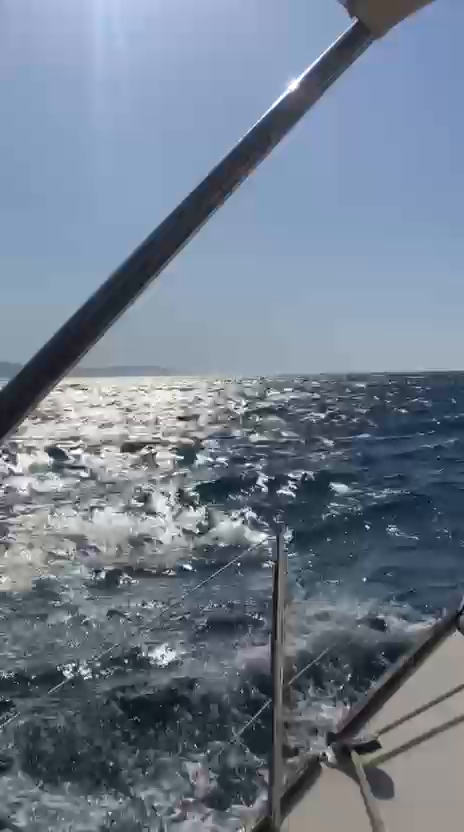
#> input picture frame 30 of opencv_video_temelleri/videos/ornek_video.mp4, 464 x 832 px, given in place of takip.mp4, which was not available
$ python farneback_hareket_analizi.py
#> lines starting #> are read from the running program, lines starting #| are printed output that depends on the picture; pictures that were not available may be replaced by others from this repository, and a replacement may not be noted
import cv2
import numpy as np

# Video karelerini en-boy oranını koruyarak küçültür
def resize_frame(frame, target_width=800):

    height, width = frame.shape[:2]

    # Görüntü zaten hedef genişlikten küçükse değiştirme
    if width <= target_width:
        return frame

    # Yeni genişliğe göre küçültme oranını hesapla
    scale_ratio = target_width / width

    # En-boy oranını koruyarak yeni yüksekliği hesapla
    target_height = int(height * scale_ratio)

    # INTER_AREA:
    # Görüntü küçültme işlemlerinde uygun interpolation yöntemidir
    return cv2.resize(
        frame,
        (target_width, target_height),
        interpolation=cv2.INTER_AREA
    )

capture = cv2.VideoCapture("videos/takip.mp4")

if not capture.isOpened():
    raise RuntimeError("video acilmadi")

# videonun ilk karesini oku
success, previous_frame = capture.read()
#> previous_frame is the input picture: shape (832, 464, 3); mean B, G, R 141.9, 126.1, 113.6

if not success:
    raise RuntimeError("ilk kare okunamadi")

# video resize
previous_frame = resize_frame(previous_frame, target_width=800)

# optical flow hesabı tek kanallı gri seviye görüntüler üzerinden yapılır
previous_gray = cv2.cvtColor(previous_frame, cv2.COLOR_BGR2GRAY)

# Optical flowu renkli göstermek için video karesiyle aynı boyutta boş hsv görüntüsü oluştur.
hsv = np.zeros_like(previous_frame)

# saturation kanalını maksimum yap,
# böylece farklı hareket yönkeri canlı renklerle gösterilir.
hsv[..., 1] = 255

while True:

    success, frame = capture.read()
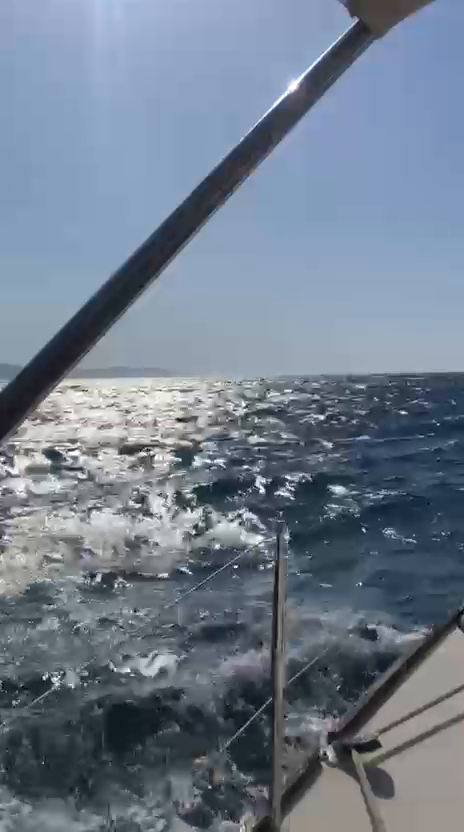
#> input picture frame 31 of opencv_video_temelleri/videos/ornek_video.mp4, 464 x 832 px, given in place of takip.mp4, which was not available
#> frame is the input picture: shape (832, 464, 3); mean B, G, R 140.7, 124.8, 112.1

    if not success: break

    # bütün kareleri ilk kare ile aynı ölçeğe getir
    frame = resize_frame(frame, target_width=800)

    # mevcut kareyi gri seviyeye dönüştür
    current_gray = cv2.cvtColor(frame, cv2.COLOR_BGR2GRAY)
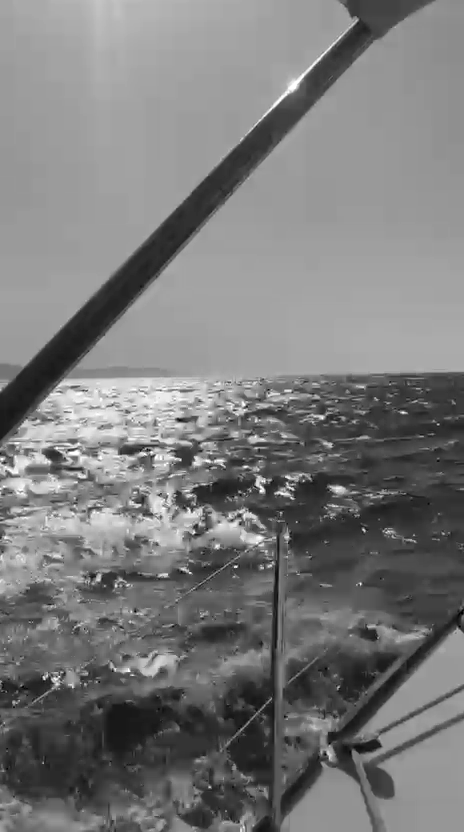
#> current_gray: shape (832, 464); min 0, max 255, mean 122.8

    # Optical flow farneback
    # pyr_scale: görüntü piramidinde her yeni seviye yarı boyuta indirgenir
    # winsize: hareket hesabında kullanılan komşuluk pencere boyutu
    # poly_n: piksel komşuluğunu modellemek için kullanılan alanın boyutu
    # poly_sigma: polinom yaklaşımı öncesinde gaussian yumuşatma miktarı
    # flags: ek bir farneback seçeneği kullanılmıyor
    flow = cv2.calcOpticalFlowFarneback(previous_gray, current_gray, None,
                                        pyr_scale=0.5, levels=3, winsize=15, iterations=3, poly_n=5, poly_sigma=1.2, flags=0)

    # x ve y hareket bileşenlerini büyüklük ve yön bilgisine dönüştürür.
    # magnitude: hareketin ne kadar güçlü olduğu
    # angle: hareketin hangi yçne doğru olduğu
    magnitude, angle = cv2.cartToPolar(flow[...,0], flow[...,1])
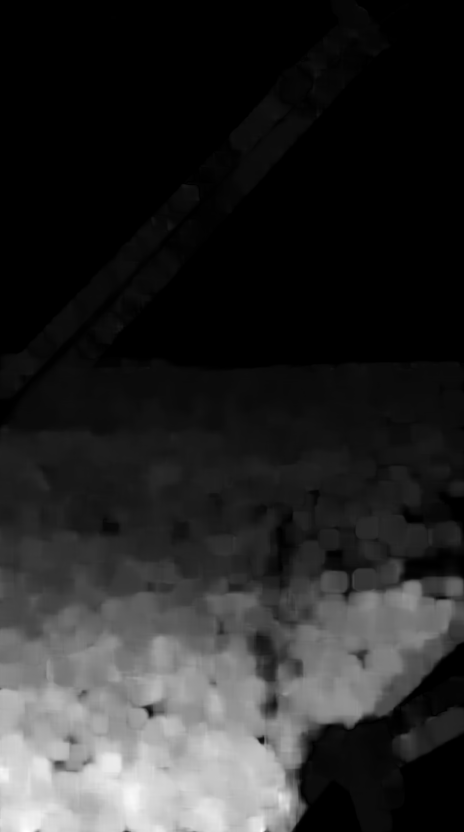
#> magnitude: shape (832, 464) float32; min 0, max 29.09, mean 4.7; drawn with min black and max white
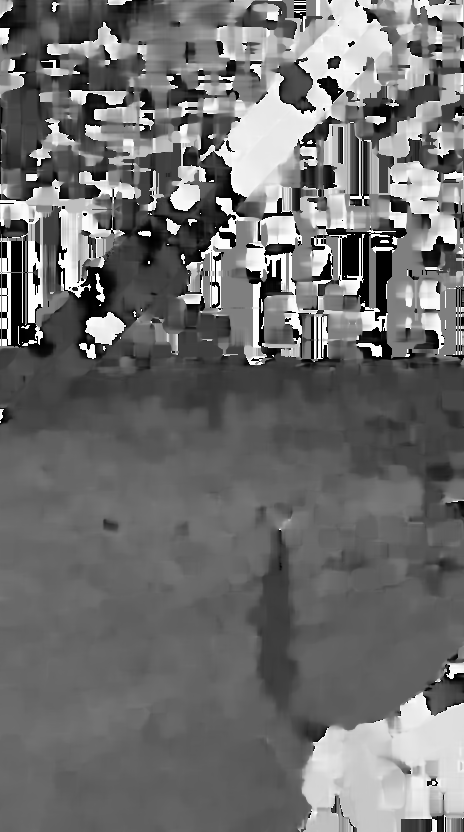
#> angle: shape (832, 464) float32; min 1.28e-10, max 6.28, mean 2.74; drawn with min black and max white

    # hareket yönünü hsv görüntüsünün Hue kanalında göster
    # opencv de hue değerleri 0-180 aralığında olduğu için açıya dönüştür
    hsv[..., 0] = angle * 180 / np.pi / 2
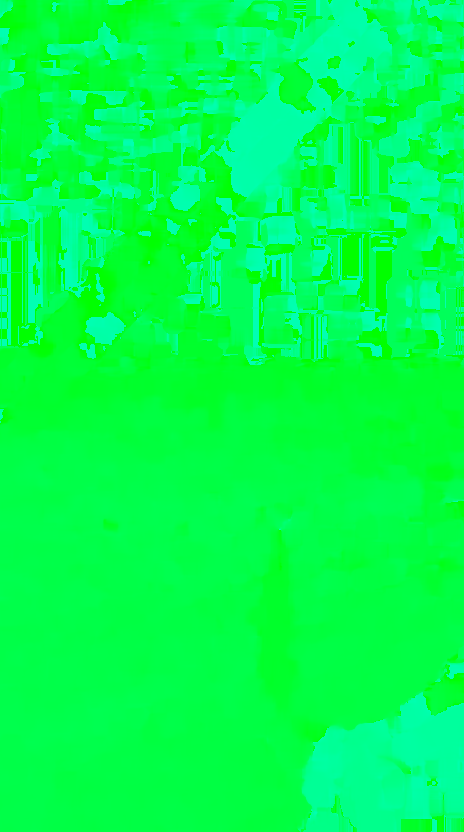
#> hsv: shape (832, 464, 3); mean of channels 0, 1, 2 78.1, 255, 0; drawn as B, G, R

    # hareket büyüklüğünü 0-255 aralığına normalize et
    hsv[..., 2] = cv2.normalize(magnitude, None, 0, 255, cv2.NORM_MINMAX)
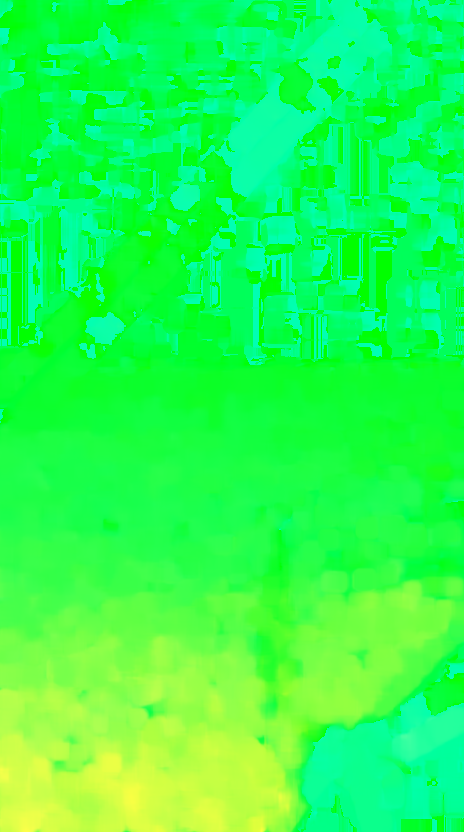
#> hsv: shape (832, 464, 3); mean of channels 0, 1, 2 78.1, 255, 40.8; drawn as B, G, R

    # HSV hareket görüntüsünü ekranda göstermek için BGR'a dönüştür
    flow_visualization = cv2.cvtColor(hsv, cv2.COLOR_HSV2BGR)
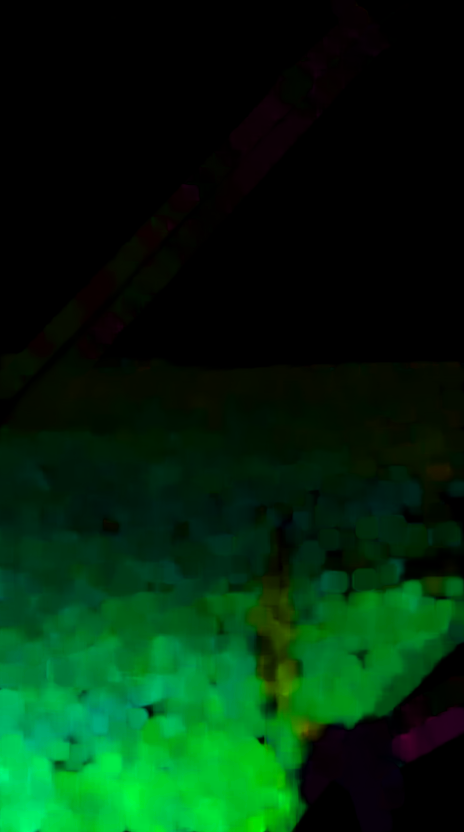
#> flow_visualization: shape (832, 464, 3); mean B, G, R 12.5, 40.1, 1.7

    cv2.imshow("orijinal video", frame)
    cv2.imshow("farneback optical flow", flow_visualization)

    previous_gray = current_gray.copy()

    if cv2.waitKey(25) & 0xFF == ord("q"):
#> (key q is pressed here)
        break

capture.release()
cv2.destroyAllWindows()

$ run again, starting later in the video
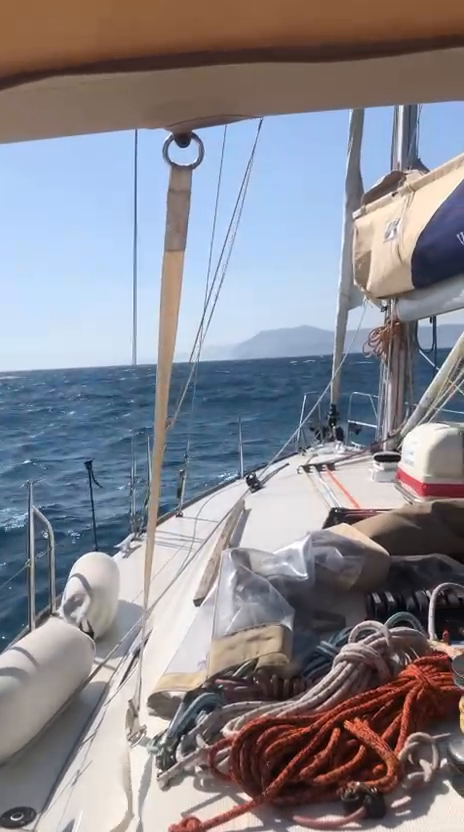
#> input picture frame 138 of opencv_video_temelleri/videos/ornek_video.mp4, 464 x 832 px, given in place of takip.mp4, which was not available
#> previous_frame is the input picture: shape (832, 464, 3); mean B, G, R 142.9, 134.9, 136.1
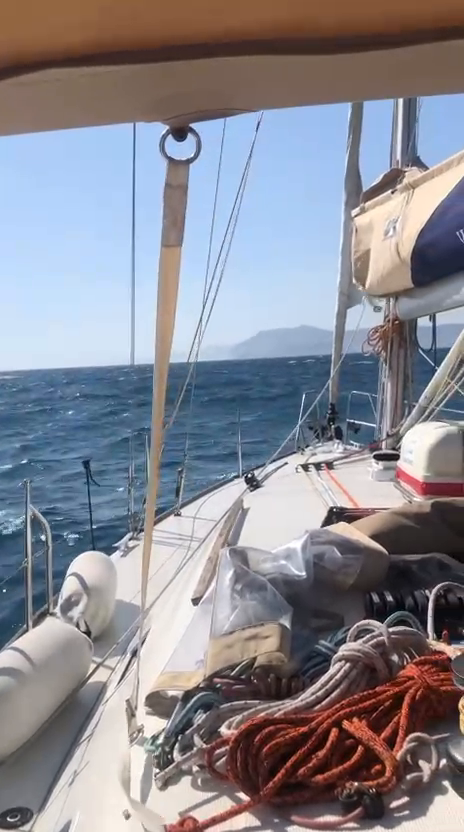
#> input picture frame 139 of opencv_video_temelleri/videos/ornek_video.mp4, 464 x 832 px, given in place of takip.mp4, which was not available
#> frame is the input picture: shape (832, 464, 3); mean B, G, R 144.7, 136, 136.8
#> `flow_visualization = cv2.cvtColor(hsv, cv2.COLOR_HSV2BGR)`:
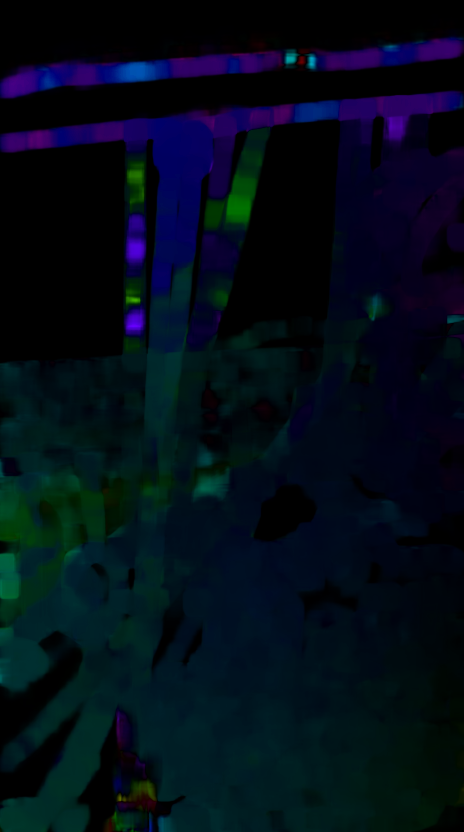
#> flow_visualization: shape (832, 464, 3); mean B, G, R 24.3, 12.7, 2.3

$ run again, starting later in the video
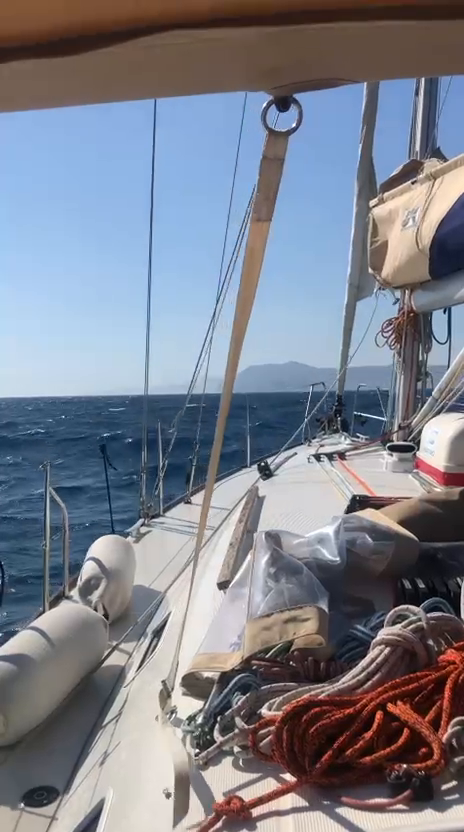
#> input picture frame 245 of opencv_video_temelleri/videos/ornek_video.mp4, 464 x 832 px, given in place of takip.mp4, which was not available
#> previous_frame is the input picture: shape (832, 464, 3); mean B, G, R 139.4, 127.9, 124.1
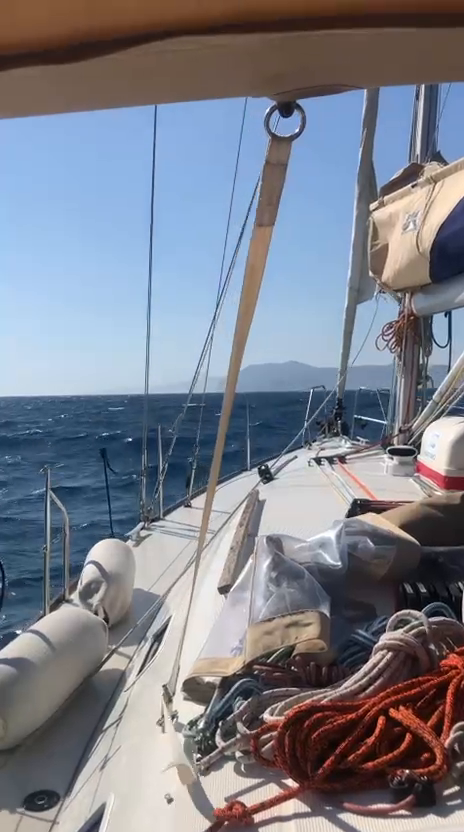
#> input picture frame 246 of opencv_video_temelleri/videos/ornek_video.mp4, 464 x 832 px, given in place of takip.mp4, which was not available
#> frame is the input picture: shape (832, 464, 3); mean B, G, R 138.2, 127.2, 123.9
#> `flow_visualization = cv2.cvtColor(hsv, cv2.COLOR_HSV2BGR)`:
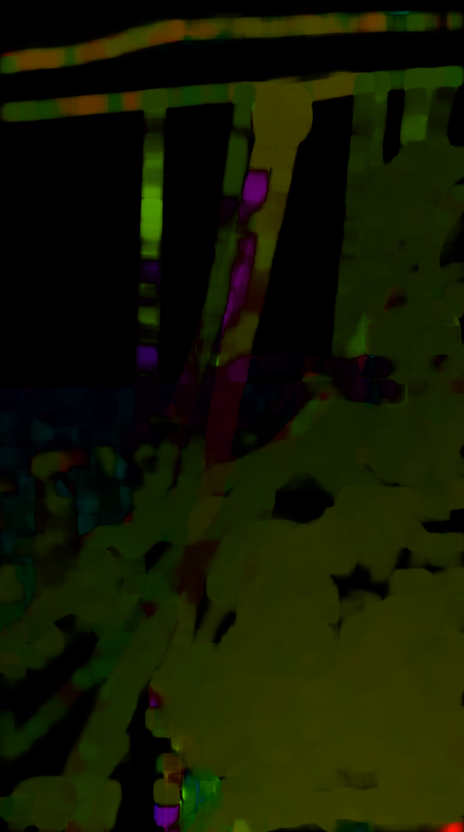
#> flow_visualization: shape (832, 464, 3); mean B, G, R 1.1, 24.9, 19.8
